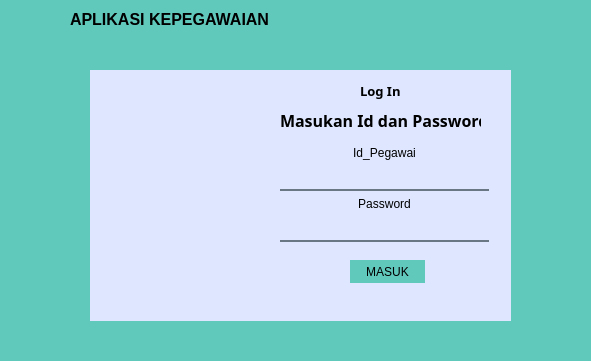
<?xml version="1.0" encoding="UTF-8"?>
<ui version="4.0">
 <class>FormBackground</class>
 <widget class="QWidget" name="FormBackground">
  <property name="geometry">
   <rect>
    <x>0</x>
    <y>0</y>
    <width>591</width>
    <height>361</height>
   </rect>
  </property>
  <property name="windowTitle">
   <string>Form</string>
  </property>
  <property name="styleSheet">
   <string notr="true">background-color:rgb(97, 200, 188)</string>
  </property>
  <widget class="QLabel" name="labelAplikasKepegawaian">
   <property name="geometry">
    <rect>
     <x>70</x>
     <y>10</y>
     <width>211</width>
     <height>41</height>
    </rect>
   </property>
   <property name="font">
    <font>
     <pointsize>12</pointsize>
     <weight>75</weight>
     <bold>true</bold>
    </font>
   </property>
   <property name="text">
    <string>APLIKASI KEPEGAWAIAN</string>
   </property>
   <property name="alignment">
    <set>Qt::AlignLeading|Qt::AlignLeft|Qt::AlignTop</set>
   </property>
  </widget>
  <widget class="QLabel" name="labelLogo">
   <property name="geometry">
    <rect>
     <x>20</x>
     <y>10</y>
     <width>41</width>
     <height>31</height>
    </rect>
   </property>
   <property name="text">
    <string/>
   </property>
   <property name="pixmap">
    <pixmap resource="images.qrc">:/gambarlaptop/cr-removebg-preview.png</pixmap>
   </property>
   <property name="scaledContents">
    <bool>true</bool>
   </property>
  </widget>
  <widget class="QFrame" name="frameback">
   <property name="geometry">
    <rect>
     <x>90</x>
     <y>70</y>
     <width>421</width>
     <height>251</height>
    </rect>
   </property>
   <property name="styleSheet">
    <string notr="true">border:none;
background-color:rgb(222, 231, 255)</string>
   </property>
   <property name="frameShape">
    <enum>QFrame::StyledPanel</enum>
   </property>
   <property name="frameShadow">
    <enum>QFrame::Plain</enum>
   </property>
   <widget class="QLabel" name="label_3">
    <property name="geometry">
     <rect>
      <x>270</x>
      <y>10</y>
      <width>47</width>
      <height>21</height>
     </rect>
    </property>
    <property name="font">
     <font>
      <family>Arial Black</family>
      <pointsize>10</pointsize>
      <weight>75</weight>
      <bold>true</bold>
     </font>
    </property>
    <property name="text">
     <string>Log In</string>
    </property>
   </widget>
   <widget class="QPushButton" name="pushButtonMasuk">
    <property name="geometry">
     <rect>
      <x>260</x>
      <y>190</y>
      <width>75</width>
      <height>23</height>
     </rect>
    </property>
    <property name="styleSheet">
     <string notr="true">background-color:rgb(97, 200, 188)</string>
    </property>
    <property name="text">
     <string>MASUK</string>
    </property>
   </widget>
   <widget class="QLabel" name="label_6">
    <property name="geometry">
     <rect>
      <x>70</x>
      <y>20</y>
      <width>47</width>
      <height>13</height>
     </rect>
    </property>
    <property name="text">
     <string/>
    </property>
   </widget>
   <widget class="QLabel" name="label">
    <property name="geometry">
     <rect>
      <x>190</x>
      <y>40</y>
      <width>201</width>
      <height>21</height>
     </rect>
    </property>
    <property name="font">
     <font>
      <family>Mongolian Baiti</family>
      <pointsize>12</pointsize>
      <weight>75</weight>
      <bold>true</bold>
     </font>
    </property>
    <property name="text">
     <string>Masukan Id dan Password!</string>
    </property>
   </widget>
   <widget class="QWidget" name="">
    <property name="geometry">
     <rect>
      <x>190</x>
      <y>70</y>
      <width>209</width>
      <height>110</height>
     </rect>
    </property>
    <layout class="QFormLayout" name="formLayout">
     <item row="1" column="0" colspan="2">
      <widget class="QLabel" name="labelidPegawai">
       <property name="text">
        <string>Id_Pegawai</string>
       </property>
       <property name="alignment">
        <set>Qt::AlignCenter</set>
       </property>
      </widget>
     </item>
     <item row="4" column="0" colspan="2">
      <widget class="QLabel" name="labelPassword">
       <property name="text">
        <string>Password</string>
       </property>
       <property name="alignment">
        <set>Qt::AlignCenter</set>
       </property>
      </widget>
     </item>
     <item row="5" column="0" colspan="2">
      <widget class="QLineEdit" name="lineEditPassword">
       <property name="mouseTracking">
        <bool>false</bool>
       </property>
       <property name="styleSheet">
        <string notr="true">background-color:rgba(0, 0, 0, 0);
Border:none;
Border-bottom: 2px solid rgba(105, 118, 132, 255);
Color:rgba(105, 118, 132, 255);
padding-bottom:7px;</string>
       </property>
       <property name="alignment">
        <set>Qt::AlignCenter</set>
       </property>
      </widget>
     </item>
     <item row="3" column="0" colspan="2">
      <widget class="QLineEdit" name="lineEditUsername">
       <property name="styleSheet">
        <string notr="true">background-color:rgba(0, 0, 0, 0);
Border:none;
Border-bottom: 2px solid rgba(105, 118, 132, 255);
Color:rgba(105, 118, 132, 255);
padding-bottom:7px;</string>
       </property>
       <property name="alignment">
        <set>Qt::AlignCenter</set>
       </property>
      </widget>
     </item>
     <item row="0" column="0">
      <layout class="QVBoxLayout" name="verticalLayout"/>
     </item>
    </layout>
   </widget>
   <widget class="QLabel" name="label_2">
    <property name="geometry">
     <rect>
      <x>40</x>
      <y>70</y>
      <width>111</width>
      <height>111</height>
     </rect>
    </property>
    <property name="text">
     <string/>
    </property>
    <property name="pixmap">
     <pixmap resource="images.qrc">:/gambarlaptop/C:/Users/Nesti/Downloads/download-removebg-preview.png</pixmap>
    </property>
    <property name="scaledContents">
     <bool>true</bool>
    </property>
   </widget>
  </widget>
 </widget>
 <resources>
  <include location="images.qrc"/>
 </resources>
 <connections/>
</ui>
